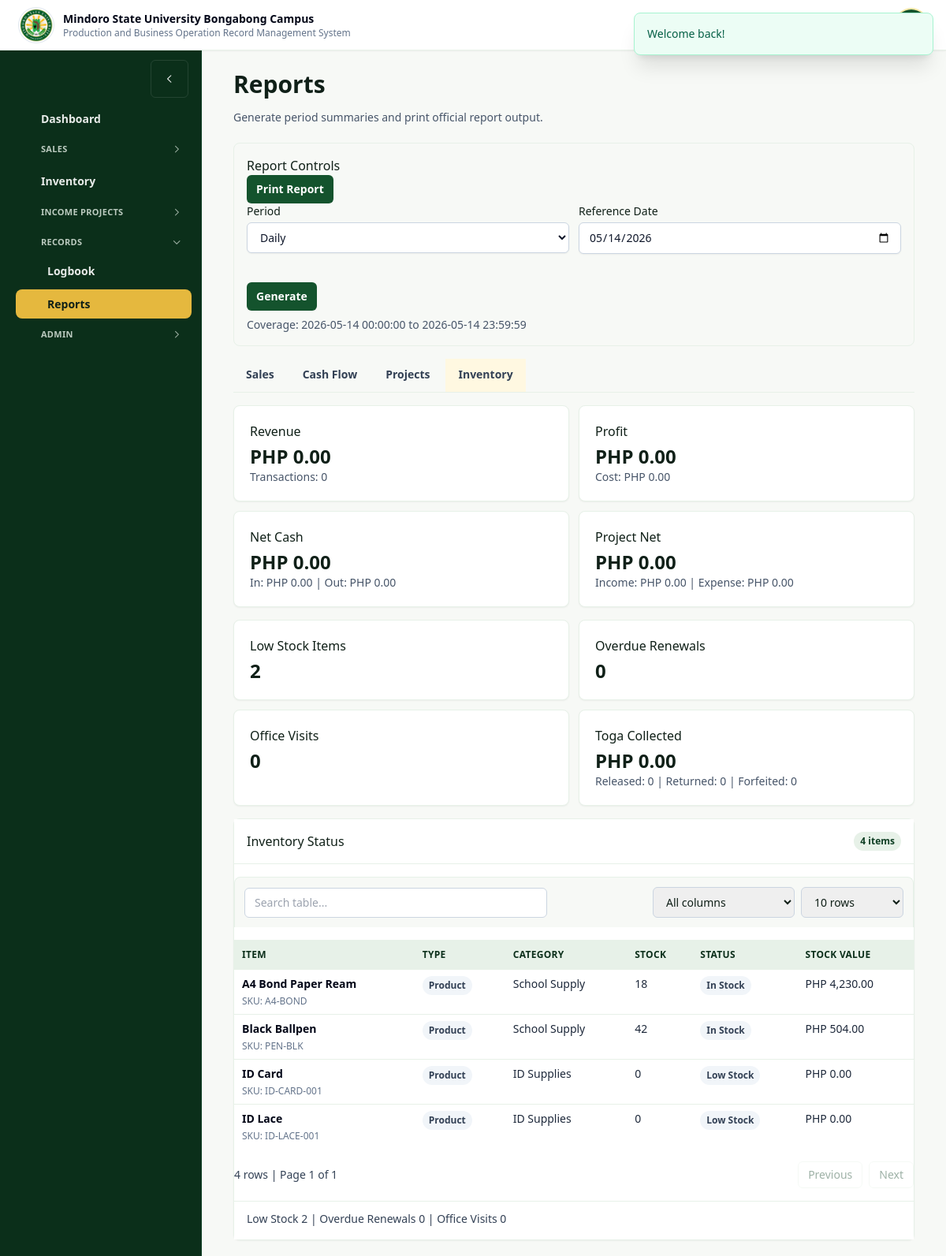
The page /reports.php?period=daily&reference_date=2026-05-14&tab=inventory (signed in) on the database its author committed.
### tables this page shows
CREATE TABLE `users` (
    `id` INT AUTO_INCREMENT PRIMARY KEY,
    `username` VARCHAR(50) NOT NULL UNIQUE,
    `password_hash` VARCHAR(255) NOT NULL,
    `full_name` VARCHAR(120) NOT NULL,
    `role` ENUM('admin', 'staff') NOT NULL DEFAULT 'staff',
    `status` ENUM('pending', 'approved', 'suspended') NOT NULL DEFAULT 'approved',
    `approved_by` INT DEFAULT NULL,
    `approved_at` DATETIME DEFAULT NULL,
    `created_at` TIMESTAMP DEFAULT CURRENT_TIMESTAMP
);

CREATE TABLE `products` (
    `id` INT AUTO_INCREMENT PRIMARY KEY,
    `sku` VARCHAR(100) UNIQUE,
    `name` VARCHAR(150) NOT NULL,
    `category` ENUM('school_supply', 'id_supplies', 'id_services', 'printing', 'photocopy', 'other') NOT NULL DEFAULT 'school_supply',
    `product_group` ENUM('product', 'igp', 'service') NOT NULL DEFAULT 'product',
    `type` ENUM('item', 'service') NOT NULL DEFAULT 'item',
    `cost_price` DECIMAL(12,2) NOT NULL DEFAULT 0,
    `selling_price` DECIMAL(12,2) NOT NULL DEFAULT 0,
    `stock_qty` INT NOT NULL DEFAULT 0,
    `low_stock_threshold` INT NOT NULL DEFAULT 5,
    `is_active` TINYINT(1) NOT NULL DEFAULT 1,
    `created_at` TIMESTAMP DEFAULT CURRENT_TIMESTAMP,
    INDEX `idx_products_active_name` (`is_active`, `name`),
    INDEX `idx_products_active_category` (`is_active`, `category`),
    INDEX `idx_products_active_group` (`is_active`, `product_group`),
    INDEX `idx_products_active_sku` (`is_active`, `sku`)
);

### pages/reports.php (the view, shortened to what the rows shown need)
<?php
require dirname(__DIR__) . '/includes/bootstrap.php';
$user = require_login($pdo);
$reportTab = (string) ($_GET['tab'] ?? 'sales');
$inventoryRows = $pdo->query('SELECT name, sku, product_group, category, type, stock_qty, low_stock_threshold, selling_price,
        CASE WHEN type = "item" THEN stock_qty * selling_price ELSE 0 END AS stock_value
    FROM products
    WHERE is_active = 1 AND type = "item"
    ORDER BY FIELD(product_group, "product", "igp", "service"), name
    LIMIT 100')->fetchAll();
render_header('Reports', $user);
?>
<link rel="stylesheet" href="assets/print-styles.css">
<?php if ($reportTab === 'inventory'): ?>
<section class="table-card data-panel mt-4">
    <div class="table-wrap">
        <table>
            <thead>
            <tr>
                <th>Item</th>
                <th>Type</th>
                <th>Category</th>
                <th>Stock</th>
                <th>Status</th>
                <th>Stock Value</th>
            </tr>
            </thead>
            <tbody>
            <?php foreach ($inventoryRows as $row): ?>
                <?php
                $isLowStock = (int) $row['stock_qty'] <= (int) $row['low_stock_threshold'];
                ?>
                <tr>
                    <td>
                        <div class="font-semibold text-slate-950"><?= h(product_display_name($row)) ?></div>
                        <div class="mt-1 text-xs text-slate-500"><?= h(product_sku_text($row)) ?></div>
                    </td>
                    <td><span class="status-pill active">Product</span></td>
                    <td><?= h(product_category_label((string) $row['category'])) ?></td>
                    <td><?= h((string) $row['stock_qty']) ?></td>
                    <td>
                        <?php if ($isLowStock): ?>
                            <span class="status-pill low-stock">Low Stock</span>
                        <?php else: ?>
                            <span class="status-pill active">In Stock</span>
                        <?php endif; ?>
                    </td>
                    <td><?= h(money((float) $row['stock_value'])) ?></td>
                </tr>
            <?php endforeach; ?>
            </tbody>
        </table>
    </div>
</section>
<?php endif; ?>
<?php render_footer();

### components/layout.php (shortened to what the rows shown need)
<?php
function nav_icon(string $name): string
{
    $body = $paths[$name] ?? $paths['dashboard'];
    return '<svg class="nav-icon" aria-hidden="true" viewBox="0 0 24 24" fill="none" stroke="currentColor" stroke-width="2">' . $body . '</svg>';
}
function render_header(string $title, ?array $user = null): void
{
    $current = basename((string) ($_SERVER['PHP_SELF'] ?? ''));
    $navItems = [
        ['href' => 'dashboard.php'],
        ['href' => 'sales.php'],
        ['href' => 'sales-reports.php'],
        ['href' => 'cashflow.php'],
        ['href' => 'products.php'],
        ['href' => 'projects.php'],
        ['href' => 'projects.php?category=fishpond'],
        ['href' => 'projects.php?category=rental&rental_type=stall'],
        ['href' => 'proposals.php'],
        ['href' => 'logbook.php'],
        ['href' => 'reports.php'],
        ['href' => 'business-center.php', 'permission' => 'manage_business_center'],
        ['href' => 'users.php', 'permission' => 'manage_users'],
        ['href' => 'settings.php', 'permission' => 'manage_settings'],
        ['href' => 'security.php', 'permission' => 'view_security_logs'],
        ['href' => 'backup.php', 'permission' => 'manage_backups'],
    ];
    $visibleItems = [];
    foreach ($navItems as $item) {
        $visibleItems[] = $item;
    }
    $visibleHrefMap = [];
    foreach ($visibleItems as $item) {
        $visibleHrefMap[(string) $item['href']] = true;
    }
    $hrefMatchesCurrent = static function (string $href) use ($current): bool {
        $hrefPath = parse_url($href, PHP_URL_PATH) ?: $href;
        if ($current !== $hrefPath) {
            return false;
        }
        $hrefQueryString = (string) (parse_url($href, PHP_URL_QUERY) ?: '');
        parse_str($hrefQueryString, $hrefQuery);
        $currentQuery = $_GET;
        if ($hrefQuery === []) {
            return $hrefPath !== 'projects.php' || (!isset($currentQuery['category']) && !isset($currentQuery['rental_type']));
        }
        $relevantCurrentQuery = array_intersect_key($currentQuery, $hrefQuery);
        return $relevantCurrentQuery == $hrefQuery && count($relevantCurrentQuery) === count($hrefQuery);
    };
    $navGroups = [
        ['key' => 'dashboard', 'label' => 'Dashboard', 'icon' => 'dashboard', 'collapsible' => false, 'items' => [
            ['href' => 'dashboard.php', 'label' => 'Dashboard', 'icon' => 'dashboard'],
        ]],
        ['key' => 'sales', 'label' => 'Sales', 'icon' => 'sales', 'collapsible' => true, 'items' => [
            ['href' => 'sales.php', 'label' => 'POS', 'icon' => 'pos'],
            ['href' => 'sales-reports.php', 'label' => 'Transactions', 'icon' => 'receipt'],
            ['href' => 'cashflow.php', 'label' => 'Cash Flow', 'icon' => 'wallet'],
        ]],
        ['key' => 'inventory', 'label' => 'Inventory', 'icon' => 'inventory', 'collapsible' => false, 'items' => [
            ['href' => 'products.php', 'label' => 'Inventory', 'icon' => 'inventory'],
        ]],
        ['key' => 'projects', 'label' => 'Income Projects', 'icon' => 'projects', 'collapsible' => true, 'items' => [
            ['href' => 'projects.php', 'label' => 'Summary', 'icon' => 'projects'],
            ['href' => 'projects.php?view=add-project', 'label' => 'Add Projects', 'icon' => 'projects'],
            ['href' => 'projects.php?category=fishpond', 'label' => 'Fishpond', 'icon' => 'fishpond'],
            ['href' => 'projects.php?category=rental&rental_type=stall', 'label' => 'Rentals', 'icon' => 'rental'],
            ['href' => 'proposals.php', 'label' => 'Proposals', 'icon' => 'proposal'],
        ]],
        ['key' => 'records', 'label' => 'Records', 'icon' => 'records', 'collapsible' => true, 'items' => [
            ['href' => 'logbook.php', 'label' => 'Logbook', 'icon' => 'logbook'],
            ['href' => 'reports.php', 'label' => 'Reports', 'icon' => 'report'],
        ]],
        ['key' => 'admin', 'label' => 'Admin', 'icon' => 'admin', 'collapsible' => true, 'items' => [
            ['href' => 'business-center.php', 'label' => 'Landing Content', 'icon' => 'landing'],
            ['href' => 'users.php', 'label' => 'Users', 'icon' => 'users'],
            ['href' => 'settings.php', 'label' => 'System Settings', 'icon' => 'admin'],
            ['href' => 'security.php', 'label' => 'Security Logs', 'icon' => 'security'],
            ['href' => 'backup.php', 'label' => 'Backup', 'icon' => 'backup'],
        ]],
    ];
    $visibleGroups = [];
    $activeGroup = '';
    foreach ($navGroups as $group) {
        $groupItems = [];
        foreach ($group['items'] as $item) {
            if (empty($visibleHrefMap[(string) $item['href']])) {
                continue;
            }
            $item['active'] = $hrefMatchesCurrent((string) $item['href']);
            if ($item['active']) {
                $activeGroup = (string) $group['key'];
            }
            $groupItems[] = $item;
        }
        $group['items'] = $groupItems;
        $group['active'] = $activeGroup === (string) $group['key'];
        $visibleGroups[] = $group;
    }
    echo '<!doctype html>';
    echo '<html lang="en">';
    echo '<head>';
    echo '<script src="https://cdn.tailwindcss.com"></script>';
    echo '</head>';
    echo '<body class="min-h-screen bg-brand-50 text-[#102018] antialiased">';
    echo '<div class="min-h-screen">';
    if ($user) {
        echo '<div class="lg:flex lg:items-start">';
        $sidebarDefaultCollapsed = app_setting($GLOBALS['pdo'] ?? null, 'display.sidebar_default_state', 'expanded') === 'collapsed' ? '1' : '0';
        echo '<nav class="app-sidebar fixed bottom-0 left-0 right-0 top-16 z-30 border-b border-brand-900 bg-brand-900 px-4 py-3 text-white transition-all duration-300 ease-in-out lg:sticky lg:bottom-auto lg:right-auto lg:top-16 lg:h-[calc(100vh-4rem)] lg:shrink-0 lg:overflow-y-auto lg:border-b-0 lg:border-r lg:border-brand-800 lg:px-3 lg:py-3 -translate-x-full lg:translate-x-0" id="sidebar-nav" aria-label="Primary navigation" data-active-group="' . h($activeGroup) . '" data-default-collapsed="' . h($sidebarDefaultCollapsed) . '">';
        echo '<div class="flex gap-2 overflow-x-auto pb-1 lg:block lg:space-y-1 lg:overflow-visible lg:pb-0">';
        foreach ($visibleGroups as $group) {
            $groupKey = (string) $group['key'];
            $groupLabel = (string) $group['label'];
            $submenuId = 'sidebar-group-' . preg_replace('/[^a-z0-9_-]+/', '-', $groupKey);
            $isOpen = !empty($group['active']);
            if (empty($group['collapsible'])) {
                $item = $group['items'][0];
                echo '<span class="inline-flex h-5 w-5 items-center justify-center">' . nav_icon((string) $item['icon']) . '</span>';
                continue;
            }
            echo '<section class="sidebar-group min-w-max lg:min-w-0" data-sidebar-group="' . h($groupKey) . '">';
            echo '<button class="sidebar-group-button has-sidebar-tooltip relative flex w-full items-center gap-2 rounded-md px-3 py-1.5 text-left text-[11px] font-bold uppercase tracking-wide text-brand-100/80 transition hover:bg-white/10 hover:text-white focus:outline-none focus:ring-2 focus:ring-gold-400" type="button" aria-expanded="' . ($isOpen ? 'true' : 'false') . '" aria-controls="' . h($submenuId) . '" data-group-key="' . h($groupKey) . '" aria-label="' . h($groupLabel) . '">';
            echo '<span class="inline-flex h-5 w-5 items-center justify-center">' . nav_icon((string) $group['icon']) . '</span>';
            echo '<span class="sidebar-label min-w-0 flex-1 truncate">' . h($groupLabel) . '</span>';
            echo '<svg class="sidebar-chevron" aria-hidden="true" viewBox="0 0 20 20" fill="currentColor"><path fill-rule="evenodd" d="M7.22 4.22a.75.75 0 0 1 1.06 0l5.25 5.25a.75.75 0 0 1 0 1.06l-5.25 5.25a.75.75 0 0 1-1.06-1.06L11.94 10 7.22 5.28a.75.75 0 0 1 0-1.06Z" clip-rule="evenodd"></path></svg>';
            echo '</button>';
            echo '</section>';
        }
        echo '</div>';
        echo '</nav>';
        echo '<main class="min-w-0 flex-1 px-4 py-5 sm:px-5 lg:px-10 overflow-y-auto">';
        echo '<div class="mx-auto w-full max-w-[1280px]">';
    } else {
        echo '<div>';
        echo '<main class="min-w-0 px-4 py-5 sm:px-5 lg:px-6">';
        echo '<div>';
    }
    echo '<h1 class="mb-5 text-[30px] font-bold tracking-normal text-[#102018]">' . h($title) . '</h1>';
}
function render_footer(): void
{
    echo '</div>';
    echo '</main>';
    echo '</div>';
    echo '</div>';
    echo '</body>';
    echo '</html>';
}

### rows shown on the page
users: groupLabel "ADMIN"
products: name "A4 Bond Paper Ream", sku "SKU: A4-BOND", category "School Supply", stock_qty "18", low_stock_threshold "In Stock", stock_value "PHP 4,230.00"
products: name "Black Ballpen", sku "SKU: PEN-BLK", category "School Supply", stock_qty "42", low_stock_threshold "In Stock", stock_value "PHP 504.00"
products: sku "ID Card", sku "SKU: ID-CARD-001", category "ID Supplies", stock_qty "0", low_stock_threshold "Low Stock", stock_value "PHP 0.00"
products: sku "ID Lace", sku "SKU: ID-LACE-001", category "ID Supplies", stock_qty "0", low_stock_threshold "Low Stock", stock_value "PHP 0.00"

### other values the page prints
$org['campus_display_name'] "Mindoro State University Bongabong Campus"
$org['system_name'] "Production and Business Operation Record Management System"
$item['label'] "Dashboard"
$groupLabel "SALES"
$item['label'] "Inventory"
$groupLabel "INCOME PROJECTS"
$groupLabel "RECORDS"
$item['label'] "Logbook"
$item['label'] "Reports"
$title "Reports"
$start->format('Y-m-d H:i:s') "2026-05-14 00:00:00"
$end->format('Y-m-d H:i:s') "2026-05-14 23:59:59"
$tabLabel "Sales"
$tabLabel "Cash Flow"
$tabLabel "Projects"
